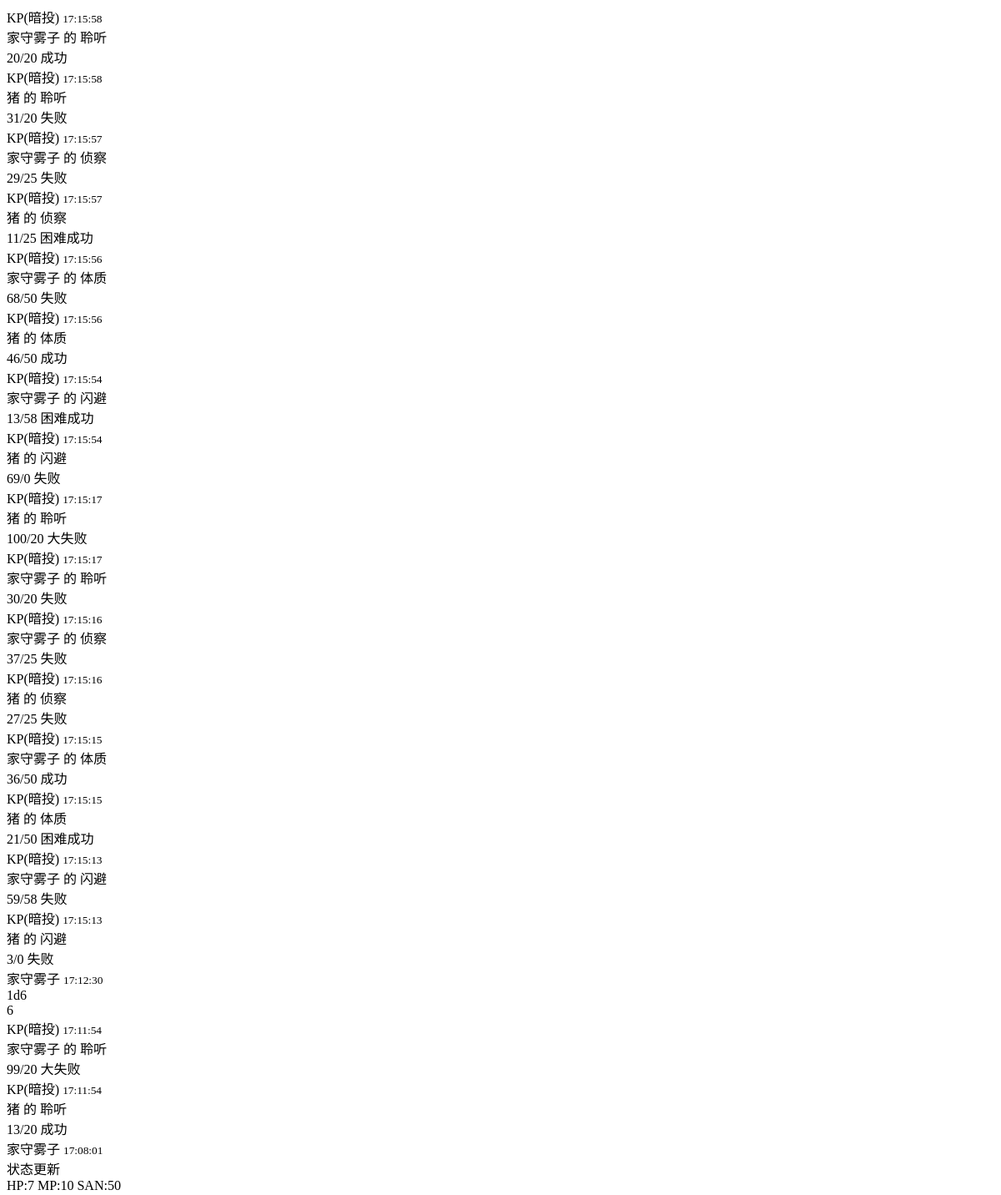
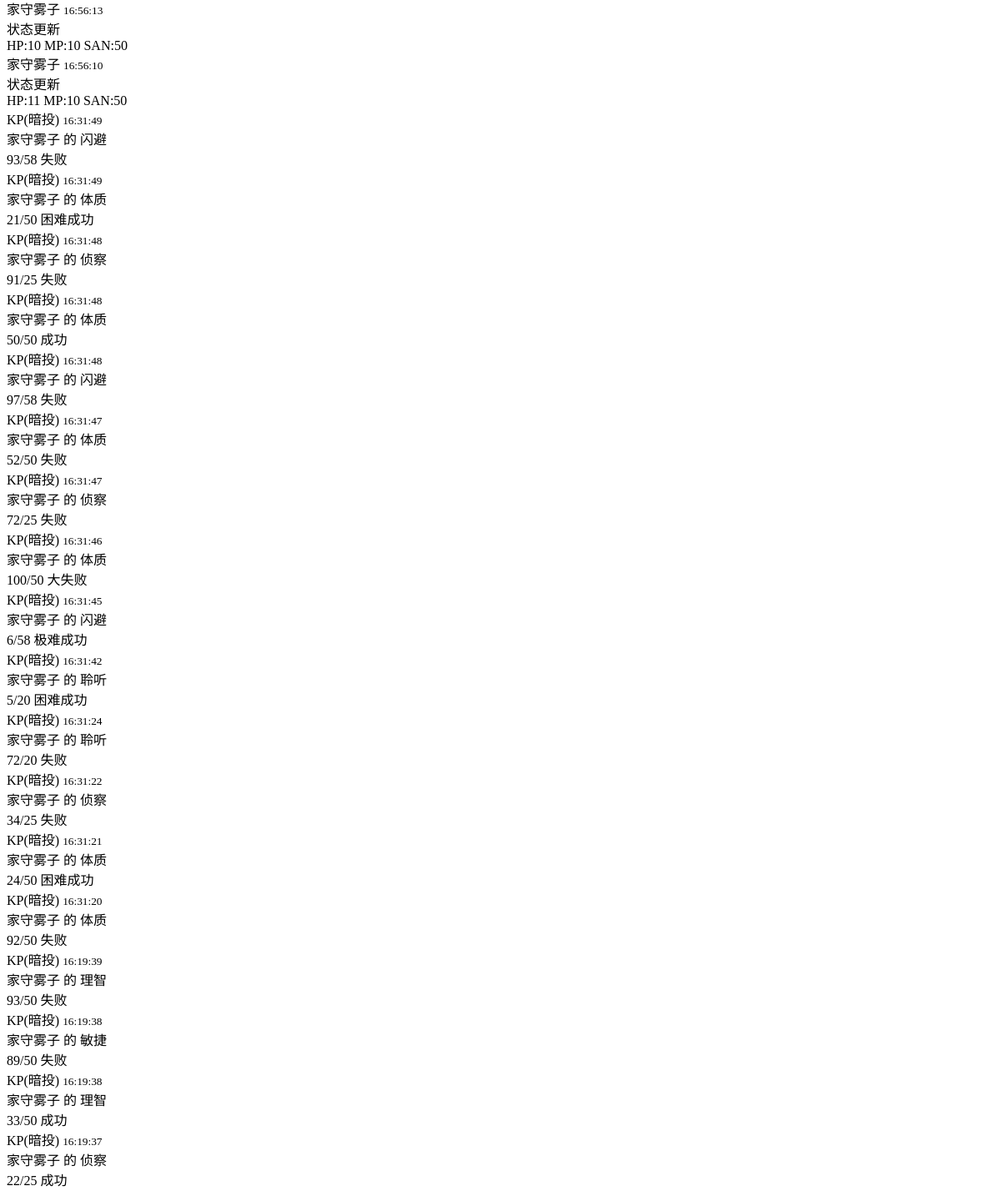
The page /logs/latest on the database as committed earlier (2 pictures, top to bottom).
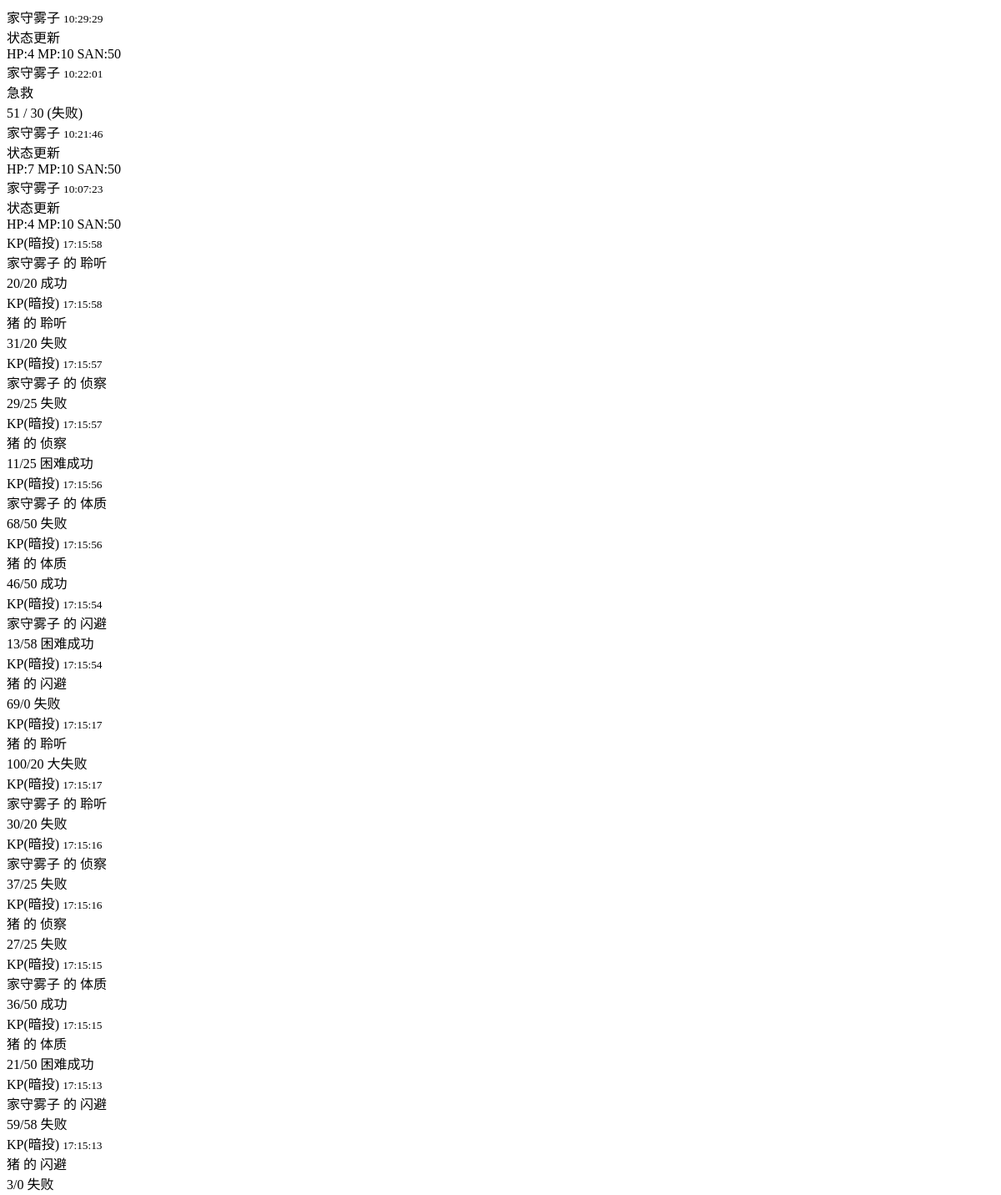
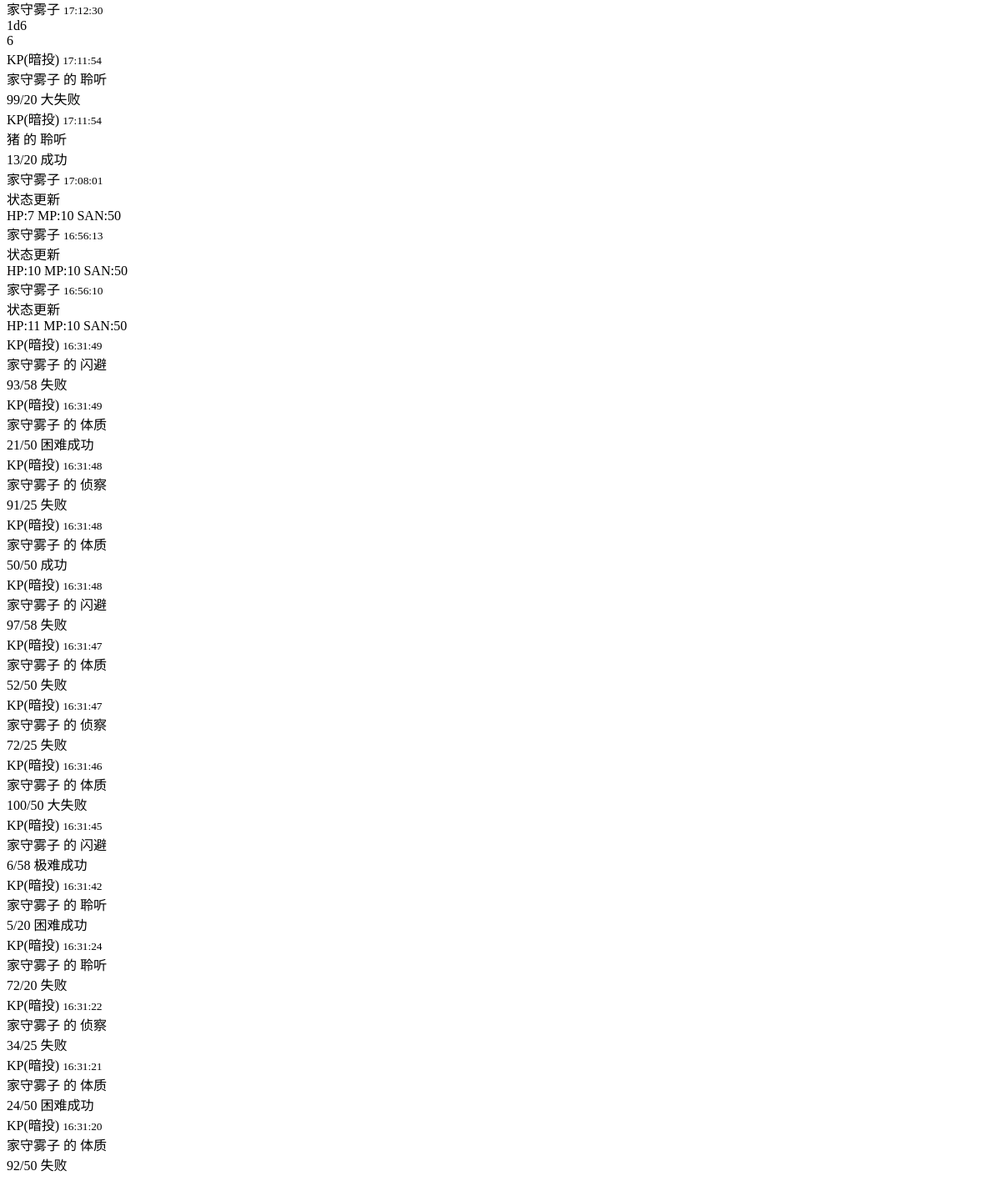
The same page on the database as committed later (2 pictures, top to bottom).
### models.py (models this page shows)
class DiceLog(SQLModel, table=True):
    id: Optional[int] = Field(default=None, primary_key=True)
    investigator_name: str  # 记录是谁投的
    action_name: str        # 记录投了什么 (如 "侦查", "1d6")
    result_text: str        # 记录结果文本 (如 "55/60 成功")
    result_color: str       # 记录颜色 (success, danger, warning 等)
    created_at: datetime = Field(default_factory=datetime.now)

### routers/logs.py (the view)
@router.get("/latest", response_class=HTMLResponse)
async def get_latest_logs(request: Request, session: Session = Depends(get_session)):
    statement = select(DiceLog).order_by(DiceLog.created_at.desc()).limit(40)
    logs = session.exec(statement).all()
    return templates.TemplateResponse("log_list.html", {"request": request, "logs": logs})

### templates/log_list.html
{% if not logs %}
    <div class="text-center text-muted mt-5">
        <i class="fas fa-wind fa-3x mb-3"></i>
        <p>暂无投掷记录</p>
    </div>
{% else %}
    <div class="list-group list-group-flush">
        {% for log in logs %}
        <div class="list-group-item bg-transparent px-0">
            <div class="d-flex justify-content-between align-items-start">
                <div>
                    <span class="fw-bold text-dark">{{ log.investigator_name }}</span>
                    <small class="text-muted ms-1">
                        {{ log.created_at.strftime('%H:%M:%S') }}
                    </small>
                    <div class="small text-secondary">{{ log.action_name }}</div>
                </div>
                <span class="badge bg-{{ log.result_color }} rounded-pill">
                    {{ log.result_text }}
                </span>
            </div>
        </div>
        {% endfor %}
    </div>
{% endif %}

Rows that differ between the two databases and show on the page:
no longer on this page (row unchanged): DiceLog: investigator_name "KP(暗投)", created_at "16:19:39", action_name "家守雾子 的 理智", result_text "93/50 失败"
no longer on this page (row unchanged): DiceLog: investigator_name "KP(暗投)", created_at "16:19:38", action_name "家守雾子 的 敏捷", result_text "89/50 失败"
no longer on this page (row unchanged): DiceLog: investigator_name "KP(暗投)", created_at "16:19:38", action_name "家守雾子 的 理智", result_text "33/50 成功"
no longer on this page (row unchanged): DiceLog: investigator_name "KP(暗投)", created_at "16:19:37", action_name "家守雾子 的 侦察", result_text "22/25 成功"
added DiceLog: investigator_name "家守雾子", created_at "10:29:29", action_name "状态更新", result_text "HP:4 MP:10 SAN:50"
added DiceLog: investigator_name "家守雾子", created_at "10:22:01", action_name "急救", result_text "51 / 30 (失败)"
added DiceLog: investigator_name "家守雾子", created_at "10:21:46", action_name "状态更新", result_text "HP:7 MP:10 SAN:50"
added DiceLog: investigator_name "家守雾子", created_at "10:07:23", action_name "状态更新", result_text "HP:4 MP:10 SAN:50"
